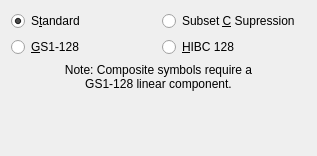
<?xml version="1.0" encoding="UTF-8"?>
<ui version="4.0">
 <class>grpC128</class>
 <widget class="QWidget" name="grpC128">
  <property name="geometry">
   <rect>
    <x>0</x>
    <y>0</y>
    <width>317</width>
    <height>156</height>
   </rect>
  </property>
  <property name="windowTitle">
   <string>Form</string>
  </property>
  <layout class="QVBoxLayout" name="verticalLayout">
   <item>
    <layout class="QGridLayout" name="gridLayout">
     <item row="0" column="0">
      <widget class="QRadioButton" name="radC128Stand">
       <property name="text">
        <string>S&amp;tandard</string>
       </property>
       <property name="checked">
        <bool>true</bool>
       </property>
      </widget>
     </item>
     <item row="0" column="1">
      <widget class="QRadioButton" name="radC128CSup">
       <property name="text">
        <string>Subset &amp;C Supression</string>
       </property>
      </widget>
     </item>
     <item row="1" column="0">
      <widget class="QRadioButton" name="radC128EAN">
       <property name="text">
        <string>&amp;GS1-128</string>
       </property>
      </widget>
     </item>
     <item row="1" column="1">
      <widget class="QRadioButton" name="radC128HIBC">
       <property name="text">
        <string>&amp;HIBC 128</string>
       </property>
      </widget>
     </item>
     <item row="2" column="0" colspan="2">
      <widget class="QLabel" name="lblC128">
       <property name="text">
        <string>&lt;!DOCTYPE HTML PUBLIC &quot;-//W3C//DTD HTML 4.0//EN&quot; &quot;http://www.w3.org/TR/REC-html40/strict.dtd&quot;&gt;
&lt;html&gt;&lt;head&gt;&lt;meta name=&quot;qrichtext&quot; content=&quot;1&quot; /&gt;&lt;style type=&quot;text/css&quot;&gt;
p, li { white-space: pre-wrap; }
&lt;/style&gt;&lt;/head&gt;&lt;body style=&quot; font-family:'Sans Serif'; font-size:9pt; font-weight:400; font-style:normal;&quot;&gt;
&lt;p align=&quot;center&quot; style=&quot; margin-top:0px; margin-bottom:0px; margin-left:0px; margin-right:0px; -qt-block-indent:0; text-indent:0px;&quot;&gt;Note: Composite symbols require a&lt;/p&gt;
&lt;p align=&quot;center&quot; style=&quot; margin-top:0px; margin-bottom:0px; margin-left:0px; margin-right:0px; -qt-block-indent:0; text-indent:0px;&quot;&gt;GS1-128 linear component.&lt;/p&gt;&lt;/body&gt;&lt;/html&gt;</string>
       </property>
      </widget>
     </item>
    </layout>
   </item>
   <item>
    <spacer name="verticalSpacer">
     <property name="orientation">
      <enum>Qt::Vertical</enum>
     </property>
     <property name="sizeHint" stdset="0">
      <size>
       <width>20</width>
       <height>43</height>
      </size>
     </property>
    </spacer>
   </item>
  </layout>
 </widget>
 <resources/>
 <connections/>
</ui>
